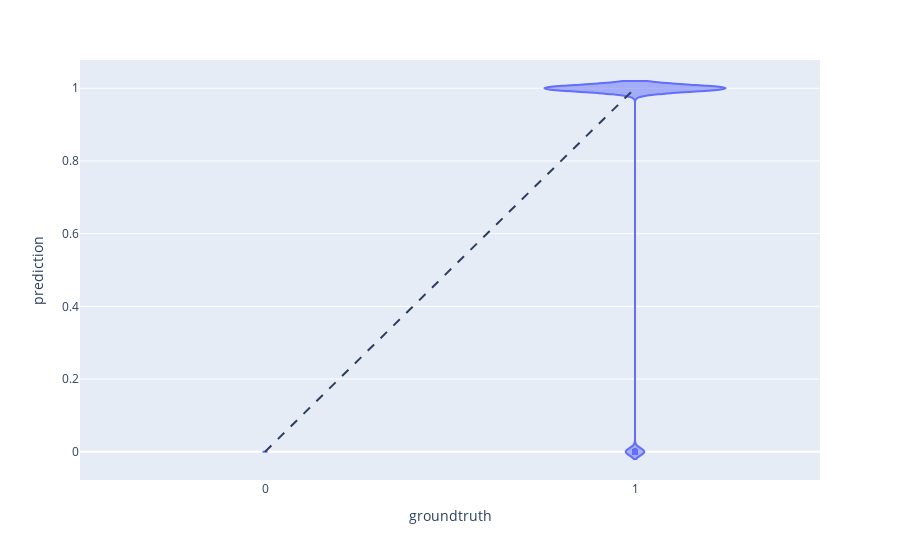

The code cell stored with this chart in its notebook:
### Markdown cell above
# Violin Plot

### Code cell
fig = px.violin(x=ground_label, y=predictions1, labels={'x': 'groundtruth','y': 'prediction'})
fig.add_shape(
              type='line', line=dict(dash='dash'),
            x0 = predictions1.min(), y0 = predictions1.min(),
            x1 = predictions1.max(), y1 = predictions1.max()
)
fig.show()

### Figure 1 — Plotly figure (JSON) as saved in the notebook; plotly's stock layout.template omitted (floating-point values rounded to 4 significant figures; data arrays with more than 128 entries replaced by an {"elided": "..."} marker saying what was removed)
{"data": [{"alignmentgroup": "True", "box": {"visible": false}, "hovertemplate": "groundtruth=%{x}<br>prediction=%{y}<extra></extra>", "legendgroup": "", "marker": {"color": "#636efa"}, "name": "", "offsetgroup": "", "orientation": "v", "scalegroup": "True", "showlegend": false, "type": "violin", "x": {"elided": "9000 int values"}, "x0": " ", "xaxis": "x", "y": {"elided": "9000 int values"}, "y0": " ", "yaxis": "y"}], "layout": {"legend": {"tracegroupgap": 0}, "margin": {"t": 60}, "shapes": [{"line": {"dash": "dash"}, "type": "line", "x0": 0, "x1": 1, "y0": 0, "y1": 1}], "violinmode": "group", "xaxis": {"anchor": "y", "domain": [0, 1], "title": {"text": "groundtruth"}}, "yaxis": {"anchor": "x", "domain": [0, 1], "title": {"text": "prediction"}}}}
